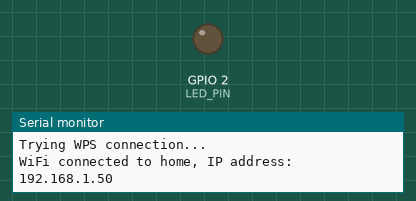
Recording of a sketch running on a simulated ESP8266 (NodeMCU). Parts: output pins drawn as LEDs (lit = HIGH), the last lines printed to the serial monitor. WiFi joins after 1.5 s; servers stay silent unless stated.

Above: at 13.2 s.
At 22.5 s:
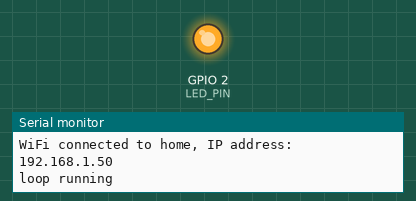
Timing chart, 0 to 31.1 s (numbered marks = the images above):
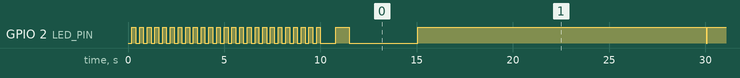

The sketch:

OTABootstrap.ino
```cpp
// (licence header left out)
#include <ESP8266WiFi.h>

// these for WiFiManager
#include <DNSServer.h>
#include <ESP8266WebServer.h>
#include <WiFiManager.h>

// these for OTA upport
#include <ESP8266mDNS.h>
#include <WiFiUdp.h>
#include <ArduinoOTA.h>

#include <Ticker.h>

#define LED_PIN 2 // gpio2 for ESP-12, gpio1 for ESP-01, gpio12 for Sonoff

const String THIS_NAME = String("ESP-") + ESP.getChipId();

int heartBeatInterval = 15000; // 15 seconds
Ticker ledBlinker;


void setup(void) {
    Serial.begin(115200); Serial.println();
    Serial.print(THIS_NAME); Serial.print(__DATE__);Serial.println(__TIME__);

    pinMode(LED_PIN, OUTPUT);
    ledBlinker.attach(0.2, ledBlink); // start with fast blink to show Wifi connecting

    initWifi();
    Serial.print("WiFi connected to "); Serial.print(WiFi.SSID()); Serial.print(", IP address: "); Serial.println(WiFi.localIP());

    ledBlinker.detach();
    digitalWrite(LED_PIN, LOW);

    initOTA();
}

unsigned long lastHeartBeat;

void loop() {
    ArduinoOTA.handle();

    if (millis() - lastHeartBeat > heartBeatInterval) {
      Serial.println("loop running");
      digitalWrite(LED_PIN, LOW);
      delay(50);
      digitalWrite(LED_PIN, HIGH);
      lastHeartBeat = millis();
    }
}

void initWifi() {
  WiFi.mode(WIFI_STA);
  wifi_station_set_auto_connect(true);

  // wait 10 seconds to see if auto connect to previous network
  Serial.println("Connecting to previous Wifi network...");
  unsigned long startMs = millis();
  while (millis() - startMs < 10000) {
    if (WiFi.status() == WL_CONNECTED) {
       return;
    }
    delay(1);
  }

  Serial.println("Trying WPS connection...");
  bool wpsSuccess = WiFi.beginWPSConfig();
  if(wpsSuccess && WiFi.SSID().length() > 0) {
      // wait for connect...
      int startMs = millis();
      while (millis() - startMs < 10000) {
        if (WiFi.status() == WL_CONNECTED) {
          return;
        }
        delay(1);
      }
  }

  // still no connection so try WifiManager
  ledBlinker.attach(0.8, ledBlink); // slow blink led to show in Wifi AP mode
  WiFiManager wifiManager;
  wifiManager.setTimeout(240);
  if(!wifiManager.autoConnect(THIS_NAME.c_str())) {
    Serial.println("*** failed to connect to Wifi. Restarting...");
    // restart and try connecting again (WiFi AP might have been down - power cut, etc)
    ESP.reset();
  }
}

void initOTA() {
  ArduinoOTA.setHostname(THIS_NAME.c_str());

  ArduinoOTA.onStart([]() {
    Serial.println("Start");
  });
  ArduinoOTA.onEnd([]() {
    Serial.println("\nEnd");
  });
  ArduinoOTA.onProgress([](unsigned int progress, unsigned int total) {
    Serial.printf("Progress: %u%%\r", (progress / (total / 100)));
  });
  ArduinoOTA.onError([](ota_error_t error) {
    Serial.printf("Error[%u]: ", error);
    if (error == OTA_AUTH_ERROR) Serial.println("Auth Failed");
    else if (error == OTA_BEGIN_ERROR) Serial.println("Begin Failed");
    else if (error == OTA_CONNECT_ERROR) Serial.println("Connect Failed");
    else if (error == OTA_RECEIVE_ERROR) Serial.println("Receive Failed");
    else if (error == OTA_END_ERROR) Serial.println("End Failed");
  });
  ArduinoOTA.begin();
}

void ledBlink() {
  digitalWrite(LED_PIN, ! digitalRead(LED_PIN));
}
```

Measured:
- by itself, GPIO 2 (LED_PIN): goes 24 × (LOW 0.20 s, HIGH 0.20 s), LOW 0.80 s, HIGH 0.70 s, LOW 3.5 s, 7 × (HIGH 15.0 s, LOW 0.05 s), then HIGH
